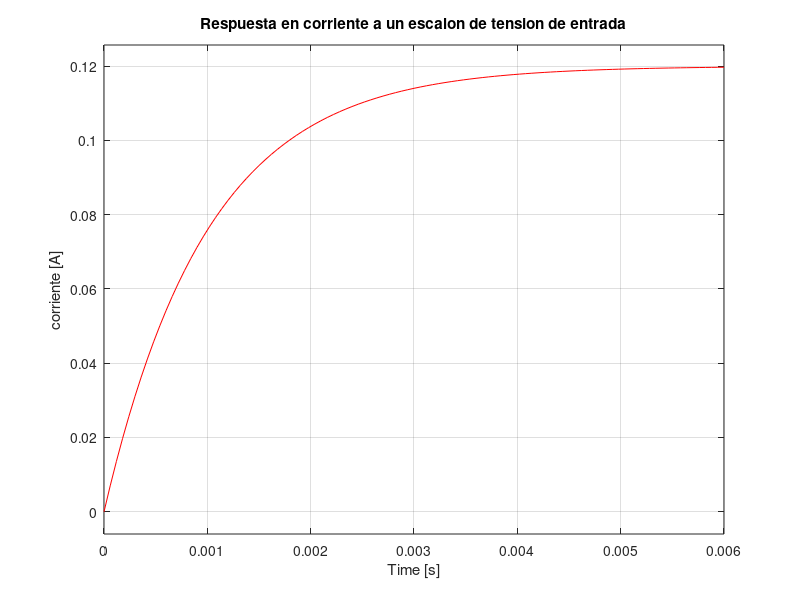

MATLAB code to generate this figure:
%Respuesta del circuito RC
pkg load control
%--------------------------------------------------------------------------

%Definimos las constantes

R = 100;
L = 0.1;
V = 12;

%-------------------------------------------------------------------------

%Definimos la planta

num = [L 0];
num2 = [1];
den = [L R];

Vl = tf(num,den)
Il = tf(num2,den)

%Vemaos la respuesta al escalon

subplot(2,1,1)
step(V*Vl)
grid on
title('Respuesta en tension a un escalon de tension de entrada')
ylabel('tension [V]')
%axis([0 30 0 12.5])

subplot(2,1,2)
step(V*Il,'r')
grid on
title('Respuesta en corriente a un escalon de tension de entrada')
ylabel('corriente [A]')
%axis([0 30 0 1.22])